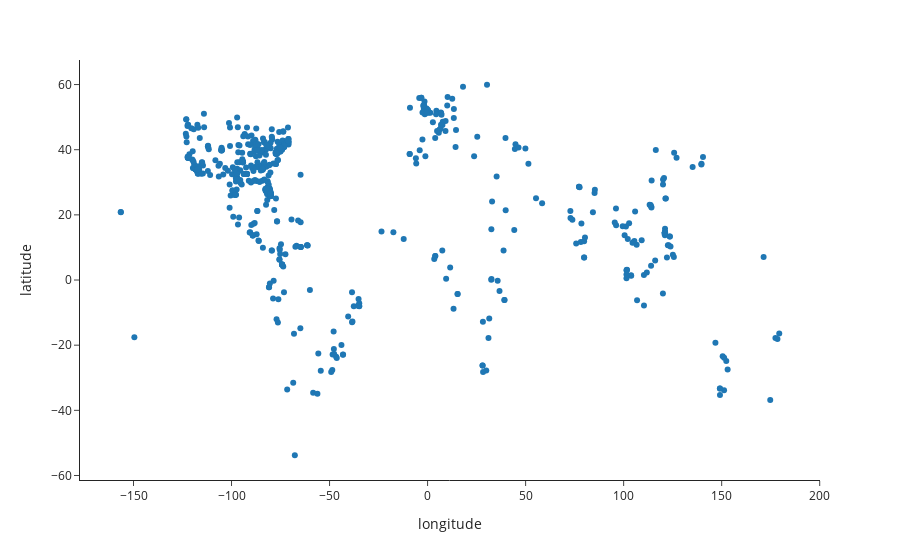

This figure's notebook cell:
### Code cell
df.plot(x='longitude',y='latitude',kind='scatter')

### Figure 1 — Plotly figure (JSON) as saved in the notebook; plotly's stock layout.template omitted (floating-point values rounded to 4 significant figures; data arrays with more than 128 entries replaced by an {"elided": "..."} marker saying what was removed)
{"data": [{"hovertemplate": "longitude=%{x}<br>latitude=%{y}<extra></extra>", "legendgroup": "", "marker": {"color": "#1F77B4", "symbol": "circle"}, "mode": "markers", "name": "", "orientation": "v", "showlegend": false, "type": "scatter", "x": {"elided": "611 float values"}, "xaxis": "x", "y": {"elided": "611 float values"}, "yaxis": "y"}], "layout": {"legend": {"tracegroupgap": 0}, "margin": {"t": 60}, "xaxis": {"anchor": "y", "domain": [0, 1], "title": {"text": "longitude"}}, "yaxis": {"anchor": "x", "domain": [0, 1], "title": {"text": "latitude"}}}}
